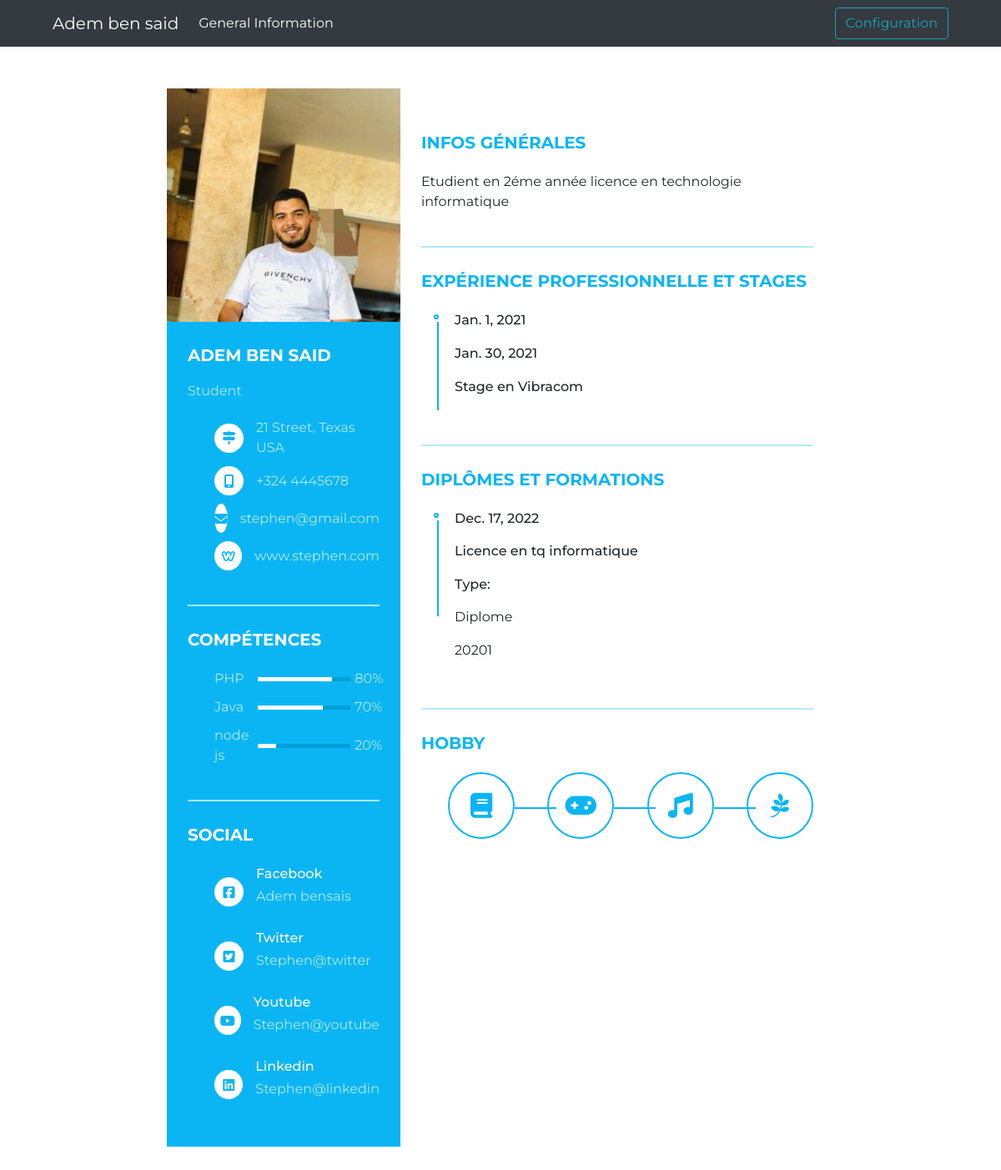
The page /portfolio/ on the database its author committed.
### formation/models.py (models this page shows, shortened)
class Skills(models.Model):
    skills=models.CharField(max_length=15)
    prec=models.IntegerField()

class Experience(models.Model):
    experience=models.CharField(max_length=20)
    datedebut=models.DateField()
    datefin=models.DateField()

class Diplome(models.Model):
    diplome=models.CharField(max_length=50)
    datefin=models.DateField()
    Type=models.ForeignKey('Type',on_delete=models.CASCADE)

class Type(models.Model):
    TypeName = models.CharField(max_length=100)
    description = models.TextField()

### portfolio/views.py (the view)
# urls.py: path('portfolio/', include('portfolio.urls')),
def portfolio(request):
    D=Diplome.objects.all().values()
    T=Type.objects.all().values()
    S=Skills.objects.all().values()
    E=Experience.objects.all().values()
    template = loader.get_template('portfolio.html')
    context = {
    'D':D,
    'T':T,
    'S':S,
    'E':E
}
    return HttpResponse(template.render(context, request))

### portfolio/Templates/portfolio.html (shortened to what this page needs)
{% extends 'CDN.html' %}
{% block content %}
{% load static %}
<link rel="stylesheet" href="{% static 'css/style3.css' %}">
<link rel="stylesheet" href="{% static 'css/bootstrap.min.css'%}">
<link rel="stylesheet" href="{% static 'css/bootstrap.min.css'%}">
<div class="resume">
   <div class="resume_left">
     <div class="resume_profile">
       <img src="../static/img/photo.jpg" alt="profile_pic">
     </div>
     <div class="resume_content">
       <div class="resume_item resume_info">
         <div class="title">
           <p class="bold">Adem ben said</p>
           <p class="regular">Student</p>
         </div>
         <ul>
           <li>
             <div class="icon">
               <i class="fas fa-map-signs"></i>
             </div>
             <div class="data">
               21 Street, Texas <br /> USA
             </div>
           </li>
           <li>
             <div class="icon">
               <i class="fas fa-mobile-alt"></i>
             </div>
             <div class="data">
               +324 4445678
             </div>
           </li>
           <li>
             <div class="icon">
               <i class="fas fa-envelope"></i>
             </div>
             <div class="data">
               stephen@gmail.com
             </div>
           </li>
           <li>
             <div class="icon">
               <i class="fab fa-weebly"></i>
             </div>
             <div class="data">
               www.stephen.com
             </div>
           </li>
         </ul>
       </div>
       <div class="resume_item resume_skills">
         <div class="title">
           <p class="bold">Compétences</p>
         </div>
         <ul>
         {% for s in S%}
           <li>
             <div class="skill_name">
               {{s.skills}}
             </div>
             <div class="skill_progress">
               <span style="width:{{s.prec}}%;"></span>
             </div>
             <div class="skill_per">{{s.prec}}%</div>
           </li>
          {% endfor%}
       </div>
       <div class="resume_item resume_social">
         <div class="title">
           <p class="bold">Social</p>
         </div>
         <ul>
           <li>
             <div class="icon">
               <i class="fab fa-facebook-square"></i>
             </div>
             <div class="data">
               <p class="semi-bold">Facebook</p>
               <p>Adem bensais</p>
             </div>
           </li>
           <li>
             <div class="icon">
               <i class="fab fa-twitter-square"></i>
             </div>
             <div class="data">
               <p class="semi-bold">Twitter</p>
               <p>Stephen@twitter</p>
             </div>
           </li>
           <li>
             <div class="icon">
               <i class="fab fa-youtube"></i>
             </div>
             <div class="data">
               <p class="semi-bold">Youtube</p>
               <p>Stephen@youtube</p>
             </div>
           </li>
           <li>
             <div class="icon">
               <i class="fab fa-linkedin"></i>
             </div>
             <div class="data">
               <p class="semi-bold">Linkedin</p>
               <p>Stephen@linkedin</p>
             </div>
           </li>
         </ul>
       </div>
     </div>
  </div>
  <div class="resume_right">
    <div class="resume_item resume_about">
        <div class="title">
           <p class="bold">Infos générales</p>
         </div>
        <p>Etudient en 2éme année licence en technologie informatique</p>
    </div>
    <div class="resume_item resume_work">
        <div class="title">
           <p class="bold">Expérience professionnelle et stages</p>
         </div>
        <ul>
          {% for e in E%}
            <li>
                <div class="date"><p>{{e.datedebut }}</p><p>  {{ e.datefin}}</p></div>
                <div class="info">
                     <p class="semi-bold">{{e.experience}}</p>
                </div>
            </li>
            {% endfor%}
        </ul>
    </div>
    <div class="resume_item resume_education">
      <div class="title">
           <p class="bold">Diplômes et formations</p>
         </div>
      <ul>
        {% for d in D%}
            <li>
                <div class="date">{{d.datefin}}</div>
                <div class="info">
                     <p class="semi-bold">{{d.diplome}}</p>
                    {% for t in T%}
                    {% if d.Type_id == t.id%}
                   <label class="date" > Type:</label>
                  <p>{{t.TypeName}} </p>
                  <p>{{t.description}} </p>
                  {% endif%}
                  {% endfor %}
                </div>
            </li>
           {% endfor%}
        </ul>
    </div>
    <div class="resume_item resume_hobby">
      <div class="title">
           <p class="bold">Hobby</p>
         </div>
       <ul>
         <li><i class="fas fa-book"></i></li>
         <li><i class="fas fa-gamepad"></i></li>
         <li><i class="fas fa-music"></i></li>
         <li><i class="fab fa-pagelines"></i></li>
      </ul>
    </div>
  </div>
</div>
{% endblock content %}

### portfolio/Templates/CDN.html (shortened to what this page needs)
{% load static %}
<!DOCTYPE html>
<html lang="en">
<head>
    <link rel="stylesheet" href="https://cdn.jsdelivr.net/npm/bootstrap@5.2.3/dist/css/bootstrap.min.css">
    <link rel="stylesheet" href="https://cdn.jsdelivr.net/npm/bootstrap-icons@1.10.2/font/bootstrap-icons.css">
    <link rel="stylesheet" href="{% static 'css/style.css' %}">
</head>
<body>
    <nav class="navbar navbar-expand-lg navbar-dark bg-dark px-5">
        <div class="container-fluid">
          <a class="navbar-brand" href="#">Adem ben said</a>
          <div class="collapse navbar-collapse" id="navbarNavAltMarkup">
            <div class="navbar-nav mr-auto">
              <a class="nav-link active" aria-current="page" >General Information</a>
            </div>
            {% block log %}
            <div class="navbar-nav ms-auto">
              <a class="btn btn-outline-info" href="{% url 'login' %}">Configuration</a>
            </div>
            {% endblock log %}
          </div>
        </div>
    </nav>
    {% block content %}
    {% endblock content %}
</body>
</html>

### portfolio/static/css/style3.css (style rules this page uses)
* { margin: 0; padding: 0; box-sizing: border-box; list-style: none; font-family: "Montserrat", sans-serif; }
body { background: #585c68; font-size: 14px; line-height: 22px; color: #555555; }
.bold { font-weight: 700; font-size: 20px; text-transform: uppercase; }
.semi-bold { font-weight: 500; font-size: 16px; }
.resume { width: 800px; height: auto; display: flex; margin: 50px auto; }
.resume .resume_left { width: 280px; background: #0bb5f4; }
.resume .resume_left .resume_profile { width: 100%; height: 280px; }
.resume .resume_left .resume_profile img { width: 100%; height: 100%; }
.resume .resume_left .resume_content { padding: 0 25px; }
.resume .title { margin-bottom: 20px; }
.resume .resume_left .bold { color: #fff; }
.resume .resume_left .regular { color: #b1eaff; }
.resume .resume_item { padding: 25px 0; border-bottom: 2px solid #b1eaff; }
.resume .resume_left .resume_item:last-child, .resume .resume_right .resume_item:last-child { border-bottom: 0px; }
.resume .resume_left ul li { display: flex; margin-bottom: 10px; align-items: center; }
.resume .resume_left ul li:last-child { margin-bottom: 0; }
.resume .resume_left ul li .icon { width: 35px; height: 35px; background: #fff; color: #0bb5f4; border-radius: 50%; margin-right: 15px; font-size: 16px; position: relative; }
.resume .icon i, .resume .resume_right .resume_hobby ul li i { position: absolute; top: 50%; left: 50%; transform: translate(-50%, -50%); }
.resume .resume_left ul li .data { color: #b1eaff; }
.resume .resume_left .resume_skills ul li { display: flex; margin-bottom: 10px; color: #b1eaff; justify-content: space-between; align-items: center; }
.resume .resume_left .resume_skills ul li .skill_name { width: 25%; }
.resume .resume_left .resume_skills ul li .skill_progress { width: 60%; margin: 0 5px; height: 5px; background: #009fd9; position: relative; }
.resume .resume_left .resume_skills ul li .skill_per { width: 15%; }
.resume .resume_left .resume_skills ul li .skill_progress span { position: absolute; top: 0; left: 0; height: 100%; background: #fff; }
.resume .resume_left .resume_social .semi-bold { color: #fff; margin-bottom: 3px; }
.resume .resume_right { width: 520px; background: #fff; padding: 25px; }
.resume .resume_right .bold { color: #0bb5f4; }
.resume .resume_right .resume_work ul, .resume .resume_right .resume_education ul { padding-left: 40px; overflow: hidden; }
.resume .resume_right ul li { position: relative; }
.resume .resume_right ul li .date { font-size: 16px; font-weight: 500; margin-bottom: 15px; }
.resume .resume_right ul li .info { margin-bottom: 20px; }
.resume .resume_right ul li:last-child .info { margin-bottom: 0; }
.resume .resume_right .resume_work ul li:before, .resume .resume_right .resume_education ul li:before { content: ""; position: absolute; top: 5px; left: -25px; width: 6px; height: 6px; border-radius: 50%; border: 2px solid #0bb5f4; }
.resume .resume_right .resume_work ul li:after, .resume .resume_right .resume_education ul li:after { content: ""; position: absolute; top: 14px; left: -21px; width: 2px; height: 115px; background: #0bb5f4; }
.resume .resume_right .resume_hobby ul { display: flex; justify-content: space-between; }
.resume .resume_right .resume_hobby ul li { width: 80px; height: 80px; border: 2px solid #0bb5f4; border-radius: 50%; position: relative; color: #0bb5f4; }
.resume .resume_right .resume_hobby ul li i { font-size: 30px; }
.resume .resume_right .resume_hobby ul li:before { content: ""; position: absolute; top: 40px; right: -52px; width: 50px; height: 2px; background: #0bb5f4; }
.resume .resume_right .resume_hobby ul li:last-child:before { display: none; }

### rows shown on the page
Skills: skills "PHP", prec "80"
Skills: skills "Java", prec "70"
Skills: skills "node js", prec "20"
Experience: datedebut "Jan. 1, 2021", datefin "Jan. 30, 2021", experience "Stage en Vibracom"
Diplome: datefin "Dec. 17, 2022", diplome "Licence en tq informatique"
Type: TypeName "Diplome", description "20201"
